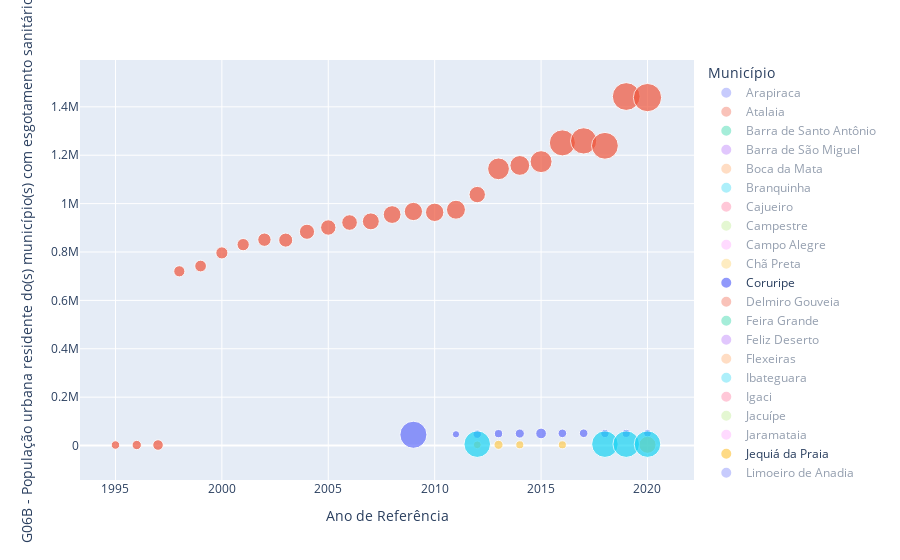

Here is the notebook cell this chart was saved with:
### Code cell
px.scatter(data_frame = df_AL, x='Ano de Referência', y='G06B - População urbana residente do(s) município(s) com esgotamento sanitário', color = 'Município', size = 'IN004 - Tarifa média praticada', )

### Figure 1 — Plotly figure (JSON) as saved in the notebook; plotly's stock layout.template omitted (floating-point values rounded to 4 significant figures)
{"data": [{"hovertemplate": "Município=Arapiraca<br>Ano de Referência=%{x}<br>G06B - População urbana residente do(s) município(s) com esgotamento sanitário=%{y}<br>IN004 - Tarifa média praticada=%{marker.size}<extra></extra>", "legendgroup": "Arapiraca", "marker": {"color": "#636efa", "size": [0.93, 0.93, 0.93, 0.93], "sizemode": "area", "sizeref": 0.01567, "symbol": "circle"}, "mode": "markers", "name": "Arapiraca", "orientation": "v", "showlegend": true, "type": "scatter", "visible": "legendonly", "x": [2012, 2013, 2014, 2015], "xaxis": "x", "y": [184987, 193043, 194475, 195937], "yaxis": "y"}, {"hovertemplate": "Município=Atalaia<br>Ano de Referência=%{x}<br>G06B - População urbana residente do(s) município(s) com esgotamento sanitário=%{y}<br>IN004 - Tarifa média praticada=%{marker.size}<extra></extra>", "legendgroup": "Atalaia", "marker": {"color": "#EF553B", "size": [0.93, 0.81, 1.1, 0.55, 0.66, 0.69, 0.96, 0, 2.18], "sizemode": "area", "sizeref": 0.01567, "symbol": "circle"}, "mode": "markers", "name": "Atalaia", "orientation": "v", "showlegend": true, "type": "scatter", "visible": "legendonly", "x": [1999, 2000, 2001, 2002, 2003, 2004, 2006, 2007, 2020], "xaxis": "x", "y": [0, 0, 0, 0, 0, 0, 0, 0, 0], "yaxis": "y"}, {"hovertemplate": "Município=Barra de Santo Antônio<br>Ano de Referência=%{x}<br>G06B - População urbana residente do(s) município(s) com esgotamento sanitário=%{y}<br>IN004 - Tarifa média praticada=%{marker.size}<extra></extra>", "legendgroup": "Barra de Santo Antônio", "marker": {"color": "#00cc96", "size": [2.64], "sizemode": "area", "sizeref": 0.01567, "symbol": "circle"}, "mode": "markers", "name": "Barra de Santo Antônio", "orientation": "v", "showlegend": true, "type": "scatter", "visible": "legendonly", "x": [2013], "xaxis": "x", "y": [0], "yaxis": "y"}, {"hovertemplate": "Município=Barra de São Miguel<br>Ano de Referência=%{x}<br>G06B - População urbana residente do(s) município(s) com esgotamento sanitário=%{y}<br>IN004 - Tarifa média praticada=%{marker.size}<extra></extra>", "legendgroup": "Barra de São Miguel", "marker": {"color": "#ab63fa", "size": [2.64], "sizemode": "area", "sizeref": 0.01567, "symbol": "circle"}, "mode": "markers", "name": "Barra de São Miguel", "orientation": "v", "showlegend": true, "type": "scatter", "visible": "legendonly", "x": [2012], "xaxis": "x", "y": [6677], "yaxis": "y"}, {"hovertemplate": "Município=Boca da Mata<br>Ano de Referência=%{x}<br>G06B - População urbana residente do(s) município(s) com esgotamento sanitário=%{y}<br>IN004 - Tarifa média praticada=%{marker.size}<extra></extra>", "legendgroup": "Boca da Mata", "marker": {"color": "#FFA15A", "size": [0.67, 0.67, 0.09, 0.09, 0.09, 1.01, 1.4, 1.56, 1.64, 1.45, 1.52, 1.65, 1.42, 3.33, 3.76, 3.37, 3.42, 3.82, 3.42, 4.73], "sizemode": "area", "sizeref": 0.01567, "symbol": "circle"}, "mode": "markers", "name": "Boca da Mata", "orientation": "v", "showlegend": true, "type": "scatter", "visible": "legendonly", "x": [1999, 2000, 2001, 2002, 2003, 2004, 2005, 2006, 2007, 2009, 2010, 2012, 2013, 2014, 2015, 2016, 2017, 2018, 2019, 2020], "xaxis": "x", "y": [0, 0, 0, 0, 0, 0, 0, 0, 0, 0, 0, 0, 0, 0, 0, 0, 0, 0, 0, 0], "yaxis": "y"}, {"hovertemplate": "Município=Branquinha<br>Ano de Referência=%{x}<br>G06B - População urbana residente do(s) município(s) com esgotamento sanitário=%{y}<br>IN004 - Tarifa média praticada=%{marker.size}<extra></extra>", "legendgroup": "Branquinha", "marker": {"color": "#19d3f3", "size": [0.29, 0.16, 0.36, 0.38], "sizemode": "area", "sizeref": 0.01567, "symbol": "circle"}, "mode": "markers", "name": "Branquinha", "orientation": "v", "showlegend": true, "type": "scatter", "visible": "legendonly", "x": [2005, 2006, 2007, 2008], "xaxis": "x", "y": [0, 0, 0, 0], "yaxis": "y"}, {"hovertemplate": "Município=Cajueiro<br>Ano de Referência=%{x}<br>G06B - População urbana residente do(s) município(s) com esgotamento sanitário=%{y}<br>IN004 - Tarifa média praticada=%{marker.size}<extra></extra>", "legendgroup": "Cajueiro", "marker": {"color": "#FF6692", "size": [0.5, 0.77, 0.68, 0.61, 0.68, 0.77, 0.92, 0.99, 1.05, 1.05, 1.43, 1.43, 1.43, 1.43, 1.61, 2.01, 1.95, 2.64, 2.5, 2.64, 1.64, 1.45, 1.5, 1.65], "sizemode": "area", "sizeref": 0.01567, "symbol": "circle"}, "mode": "markers", "name": "Cajueiro", "orientation": "v", "showlegend": true, "type": "scatter", "visible": "legendonly", "x": [1997, 1998, 1999, 2000, 2001, 2002, 2003, 2004, 2005, 2006, 2007, 2008, 2009, 2010, 2011, 2012, 2013, 2014, 2015, 2016, 2017, 2018, 2019, 2020], "xaxis": "x", "y": [0, 0, 0, 0, 0, 0, 0, 0, 0, 14255, 16024, 16498, 16622, 16484, 16574, 16659, 17349, 17172, 17248, 17319, 17386, 17118, 17175, 17229], "yaxis": "y"}, {"hovertemplate": "Município=Campestre<br>Ano de Referência=%{x}<br>G06B - População urbana residente do(s) município(s) com esgotamento sanitário=%{y}<br>IN004 - Tarifa média praticada=%{marker.size}<extra></extra>", "legendgroup": "Campestre", "marker": {"color": "#B6E880", "size": [1.65, 1.65, 1.65, 0], "sizemode": "area", "sizeref": 0.01567, "symbol": "circle"}, "mode": "markers", "name": "Campestre", "orientation": "v", "showlegend": true, "type": "scatter", "visible": "legendonly", "x": [2016, 2017, 2018, 2020], "xaxis": "x", "y": [5879, 5898, 5809, 5839], "yaxis": "y"}, {"hovertemplate": "Município=Campo Alegre<br>Ano de Referência=%{x}<br>G06B - População urbana residente do(s) município(s) com esgotamento sanitário=%{y}<br>IN004 - Tarifa média praticada=%{marker.size}<extra></extra>", "legendgroup": "Campo Alegre", "marker": {"color": "#FF97FF", "size": [0, 0, 0, 0, 0, 0, 1.24, 0.7, 0.91, 0.98, 0.89], "sizemode": "area", "sizeref": 0.01567, "symbol": "circle"}, "mode": "markers", "name": "Campo Alegre", "orientation": "v", "showlegend": true, "type": "scatter", "visible": "legendonly", "x": [2009, 2010, 2011, 2012, 2013, 2014, 2016, 2017, 2018, 2019, 2020], "xaxis": "x", "y": [19375, 22161, 22496, 22820, 24056, 24341, 24861, 25097, 24674, 24885, 25092], "yaxis": "y"}, {"hovertemplate": "Município=Chã Preta<br>Ano de Referência=%{x}<br>G06B - População urbana residente do(s) município(s) com esgotamento sanitário=%{y}<br>IN004 - Tarifa média praticada=%{marker.size}<extra></extra>", "legendgroup": "Chã Preta", "marker": {"color": "#FECB52", "size": [0.89, 0.48, 0.43, 0.52, 0.5, 5.75], "sizemode": "area", "sizeref": 0.01567, "symbol": "circle"}, "mode": "markers", "name": "Chã Preta", "orientation": "v", "showlegend": true, "type": "scatter", "visible": "legendonly", "x": [2005, 2006, 2007, 2010, 2011, 2020], "xaxis": "x", "y": [25092, 25092, 25092, 25092, 25092, 25092], "yaxis": "y"}, {"hovertemplate": "Município=Coruripe<br>Ano de Referência=%{x}<br>G06B - População urbana residente do(s) município(s) com esgotamento sanitário=%{y}<br>IN004 - Tarifa média praticada=%{marker.size}<extra></extra>", "legendgroup": "Coruripe", "marker": {"color": "#636efa", "size": [5.75, 0.42, 0.55, 0.53, 0.65, 0.89, 0.58, 0.58, 0.54, 0.51, 0.48], "sizemode": "area", "sizeref": 0.01567, "symbol": "circle"}, "mode": "markers", "name": "Coruripe", "orientation": "v", "showlegend": true, "type": "scatter", "x": [2009, 2011, 2012, 2013, 2014, 2015, 2016, 2017, 2018, 2019, 2020], "xaxis": "x", "y": [44639, 46561, 47009, 49150, 49596, 50018, 50414, 50784, 49957, 50285, 50604], "yaxis": "y"}, {"hovertemplate": "Município=Delmiro Gouveia<br>Ano de Referência=%{x}<br>G06B - População urbana residente do(s) município(s) com esgotamento sanitário=%{y}<br>IN004 - Tarifa média praticada=%{marker.size}<extra></extra>", "legendgroup": "Delmiro Gouveia", "marker": {"color": "#EF553B", "size": [0.48, 0.48, 0.48, 0.48, 0.48, 0.48, 0.48], "sizemode": "area", "sizeref": 0.01567, "symbol": "circle"}, "mode": "markers", "name": "Delmiro Gouveia", "orientation": "v", "showlegend": true, "type": "scatter", "visible": "legendonly", "x": [2010, 2011, 2012, 2013, 2014, 2015, 2020], "xaxis": "x", "y": [34854, 35142, 35419, 36958, 37211, 37681, 37873], "yaxis": "y"}, {"hovertemplate": "Município=Feira Grande<br>Ano de Referência=%{x}<br>G06B - População urbana residente do(s) município(s) com esgotamento sanitário=%{y}<br>IN004 - Tarifa média praticada=%{marker.size}<extra></extra>", "legendgroup": "Feira Grande", "marker": {"color": "#00cc96", "size": [0.5], "sizemode": "area", "sizeref": 0.01567, "symbol": "circle"}, "mode": "markers", "name": "Feira Grande", "orientation": "v", "showlegend": true, "type": "scatter", "visible": "legendonly", "x": [2020], "xaxis": "x", "y": [3559], "yaxis": "y"}, {"hovertemplate": "Município=Feliz Deserto<br>Ano de Referência=%{x}<br>G06B - População urbana residente do(s) município(s) com esgotamento sanitário=%{y}<br>IN004 - Tarifa média praticada=%{marker.size}<extra></extra>", "legendgroup": "Feliz Deserto", "marker": {"color": "#ab63fa", "size": [1.52, 1.52, 1.52], "sizemode": "area", "sizeref": 0.01567, "symbol": "circle"}, "mode": "markers", "name": "Feliz Deserto", "orientation": "v", "showlegend": true, "type": "scatter", "visible": "legendonly", "x": [2012, 2019, 2020], "xaxis": "x", "y": [3591, 3591, 3591], "yaxis": "y"}, {"hovertemplate": "Município=Flexeiras<br>Ano de Referência=%{x}<br>G06B - População urbana residente do(s) município(s) com esgotamento sanitário=%{y}<br>IN004 - Tarifa média praticada=%{marker.size}<extra></extra>", "legendgroup": "Flexeiras", "marker": {"color": "#FFA15A", "size": [1.52, 1.52], "sizemode": "area", "sizeref": 0.01567, "symbol": "circle"}, "mode": "markers", "name": "Flexeiras", "orientation": "v", "showlegend": true, "type": "scatter", "visible": "legendonly", "x": [2014, 2020], "xaxis": "x", "y": [8385, 8331], "yaxis": "y"}, {"hovertemplate": "Município=Ibateguara<br>Ano de Referência=%{x}<br>G06B - População urbana residente do(s) município(s) com esgotamento sanitário=%{y}<br>IN004 - Tarifa média praticada=%{marker.size}<extra></extra>", "legendgroup": "Ibateguara", "marker": {"color": "#19d3f3", "size": [1.52], "sizemode": "area", "sizeref": 0.01567, "symbol": "circle"}, "mode": "markers", "name": "Ibateguara", "orientation": "v", "showlegend": true, "type": "scatter", "visible": "legendonly", "x": [2020], "xaxis": "x", "y": [9630], "yaxis": "y"}, {"hovertemplate": "Município=Igaci<br>Ano de Referência=%{x}<br>G06B - População urbana residente do(s) município(s) com esgotamento sanitário=%{y}<br>IN004 - Tarifa média praticada=%{marker.size}<extra></extra>", "legendgroup": "Igaci", "marker": {"color": "#FF6692", "size": [1.52], "sizemode": "area", "sizeref": 0.01567, "symbol": "circle"}, "mode": "markers", "name": "Igaci", "orientation": "v", "showlegend": true, "type": "scatter", "visible": "legendonly", "x": [2020], "xaxis": "x", "y": [6288], "yaxis": "y"}, {"hovertemplate": "Município=Jacuípe<br>Ano de Referência=%{x}<br>G06B - População urbana residente do(s) município(s) com esgotamento sanitário=%{y}<br>IN004 - Tarifa média praticada=%{marker.size}<extra></extra>", "legendgroup": "Jacuípe", "marker": {"color": "#B6E880", "size": [1.52], "sizemode": "area", "sizeref": 0.01567, "symbol": "circle"}, "mode": "markers", "name": "Jacuípe", "orientation": "v", "showlegend": true, "type": "scatter", "visible": "legendonly", "x": [2011], "xaxis": "x", "y": [4340], "yaxis": "y"}, {"hovertemplate": "Município=Jaramataia<br>Ano de Referência=%{x}<br>G06B - População urbana residente do(s) município(s) com esgotamento sanitário=%{y}<br>IN004 - Tarifa média praticada=%{marker.size}<extra></extra>", "legendgroup": "Jaramataia", "marker": {"color": "#FF97FF", "size": [1.52, 1.52], "sizemode": "area", "sizeref": 0.01567, "symbol": "circle"}, "mode": "markers", "name": "Jaramataia", "orientation": "v", "showlegend": true, "type": "scatter", "visible": "legendonly", "x": [2018, 2019], "xaxis": "x", "y": [2933, 3024], "yaxis": "y"}, {"hovertemplate": "Município=Jequiá da Praia<br>Ano de Referência=%{x}<br>G06B - População urbana residente do(s) município(s) com esgotamento sanitário=%{y}<br>IN004 - Tarifa média praticada=%{marker.size}<extra></extra>", "legendgroup": "Jequiá da Praia", "marker": {"color": "#FECB52", "size": [0.48, 0.65, 0.51, 0.51, 2.28], "sizemode": "area", "sizeref": 0.01567, "symbol": "circle"}, "mode": "markers", "name": "Jequiá da Praia", "orientation": "v", "showlegend": true, "type": "scatter", "visible": true, "x": [2012, 2013, 2014, 2016, 2020], "xaxis": "x", "y": [3024, 3024, 3024, 3024, 3024], "yaxis": "y"}, {"hovertemplate": "Município=Limoeiro de Anadia<br>Ano de Referência=%{x}<br>G06B - População urbana residente do(s) município(s) com esgotamento sanitário=%{y}<br>IN004 - Tarifa média praticada=%{marker.size}<extra></extra>", "legendgroup": "Limoeiro de Anadia", "marker": {"color": "#636efa", "size": [0.17, 0.15, 5.39, 5.39, 5.39], "sizemode": "area", "sizeref": 0.01567, "symbol": "circle"}, "mode": "markers", "name": "Limoeiro de Anadia", "orientation": "v", "showlegend": true, "type": "scatter", "visible": "legendonly", "x": [2009, 2010, 2014, 2015, 2016], "xaxis": "x", "y": [3024, 2246, 2246, 2246, 2246], "yaxis": "y"}, {"hovertemplate": "Município=Maceió<br>Ano de Referência=%{x}<br>G06B - População urbana residente do(s) município(s) com esgotamento sanitário=%{y}<br>IN004 - Tarifa média praticada=%{marker.size}<extra></extra>", "legendgroup": "Maceió", "marker": {"color": "#EF553B", "size": [0.57, 0.68, 0.88, 0.98, 1.08, 1.15, 1.18, 1.4, 1.55, 1.8, 1.86, 1.91, 2.25, 2.48, 2.62, 2.65, 2.82, 2.11, 3.71, 3.07, 3.78, 5.32, 5.41, 5.63, 6.05, 6.27], "sizemode": "area", "sizeref": 0.01567, "symbol": "circle"}, "mode": "markers", "name": "Maceió", "orientation": "v", "showlegend": true, "type": "scatter", "visible": true, "x": [1995, 1996, 1997, 1998, 1999, 2000, 2001, 2002, 2003, 2004, 2005, 2006, 2007, 2008, 2009, 2010, 2011, 2012, 2013, 2014, 2015, 2016, 2017, 2018, 2019, 2020], "xaxis": "x", "y": [2246, 2246, 2246, 720222, 742026, 796234, 830426, 850895, 849106, 883684, 901249, 921812, 926655, 954752, 967473, 963943, 974776, 1037395, 1143687, 1157776, 1173421, 1250978, 1259291, 1238997, 1442610, 1438282], "yaxis": "y"}, {"hovertemplate": "Município=Mar Vermelho<br>Ano de Referência=%{x}<br>G06B - População urbana residente do(s) município(s) com esgotamento sanitário=%{y}<br>IN004 - Tarifa média praticada=%{marker.size}<extra></extra>", "legendgroup": "Mar Vermelho", "marker": {"color": "#00cc96", "size": [6.27], "sizemode": "area", "sizeref": 0.01567, "symbol": "circle"}, "mode": "markers", "name": "Mar Vermelho", "orientation": "v", "showlegend": true, "type": "scatter", "visible": "legendonly", "x": [2020], "xaxis": "x", "y": [1567], "yaxis": "y"}, {"hovertemplate": "Município=Marechal Deodoro<br>Ano de Referência=%{x}<br>G06B - População urbana residente do(s) município(s) com esgotamento sanitário=%{y}<br>IN004 - Tarifa média praticada=%{marker.size}<extra></extra>", "legendgroup": "Marechal Deodoro", "marker": {"color": "#ab63fa", "size": [0.72, 0.8, 0.85, 0.89, 1.25, 1.32, 1.6, 1.68, 1.77, 1.84, 1.92, 1.92, 2.49, 2.49, 2.57, 2.51, 2.75, 2.93, 2.5, 2.69, 2.32, 1.83], "sizemode": "area", "sizeref": 0.01567, "symbol": "circle"}, "mode": "markers", "name": "Marechal Deodoro", "orientation": "v", "showlegend": true, "type": "scatter", "visible": "legendonly", "x": [1997, 1998, 1999, 2000, 2002, 2003, 2004, 2005, 2006, 2007, 2008, 2009, 2010, 2011, 2012, 2013, 2014, 2015, 2017, 2018, 2019, 2020], "xaxis": "x", "y": [0, 0, 0, 0, 0, 0, 0, 0, 0, 0, 0, 39644, 43392, 44125, 44833, 47050, 47672, 48257, 49322, 48476, 48983, 49435], "yaxis": "y"}, {"hovertemplate": "Município=Messias<br>Ano de Referência=%{x}<br>G06B - População urbana residente do(s) município(s) com esgotamento sanitário=%{y}<br>IN004 - Tarifa média praticada=%{marker.size}<extra></extra>", "legendgroup": "Messias", "marker": {"color": "#FFA15A", "size": [1.83, 1.83, 1.83], "sizemode": "area", "sizeref": 0.01567, "symbol": "circle"}, "mode": "markers", "name": "Messias", "orientation": "v", "showlegend": true, "type": "scatter", "visible": "legendonly", "x": [2012, 2013, 2014], "xaxis": "x", "y": [14818, 15562, 15780], "yaxis": "y"}, {"hovertemplate": "Município=Murici<br>Ano de Referência=%{x}<br>G06B - População urbana residente do(s) município(s) com esgotamento sanitário=%{y}<br>IN004 - Tarifa média praticada=%{marker.size}<extra></extra>", "legendgroup": "Murici", "marker": {"color": "#19d3f3", "size": [1.83], "sizemode": "area", "sizeref": 0.01567, "symbol": "circle"}, "mode": "markers", "name": "Murici", "orientation": "v", "showlegend": true, "type": "scatter", "visible": "legendonly", "x": [2009], "xaxis": "x", "y": [21605], "yaxis": "y"}, {"hovertemplate": "Município=Novo Lino<br>Ano de Referência=%{x}<br>G06B - População urbana residente do(s) município(s) com esgotamento sanitário=%{y}<br>IN004 - Tarifa média praticada=%{marker.size}<extra></extra>", "legendgroup": "Novo Lino", "marker": {"color": "#FF6692", "size": [1.83], "sizemode": "area", "sizeref": 0.01567, "symbol": "circle"}, "mode": "markers", "name": "Novo Lino", "orientation": "v", "showlegend": true, "type": "scatter", "visible": "legendonly", "x": [2018], "xaxis": "x", "y": [7665], "yaxis": "y"}, {"hovertemplate": "Município=Olho d Água do Casado<br>Ano de Referência=%{x}<br>G06B - População urbana residente do(s) município(s) com esgotamento sanitário=%{y}<br>IN004 - Tarifa média praticada=%{marker.size}<extra></extra>", "legendgroup": "Olho d Água do Casado", "marker": {"color": "#B6E880", "size": [1.83], "sizemode": "area", "sizeref": 0.01567, "symbol": "circle"}, "mode": "markers", "name": "Olho d Água do Casado", "orientation": "v", "showlegend": true, "type": "scatter", "visible": "legendonly", "x": [2020], "xaxis": "x", "y": [4478], "yaxis": "y"}, {"hovertemplate": "Município=Penedo<br>Ano de Referência=%{x}<br>G06B - População urbana residente do(s) município(s) com esgotamento sanitário=%{y}<br>IN004 - Tarifa média praticada=%{marker.size}<extra></extra>", "legendgroup": "Penedo", "marker": {"color": "#FF97FF", "size": [0.6, 0.59, 0.62, 0.7, 0.8, 0.87, 0.98, 1.04, 1.21, 1.23, 1.42, 1.37, 1.5, 1.44, 2.09, 2.59, 2.79, 2.95, 4.39, 4.61, 4.28, 3.96], "sizemode": "area", "sizeref": 0.01567, "symbol": "circle"}, "mode": "markers", "name": "Penedo", "orientation": "v", "showlegend": true, "type": "scatter", "visible": "legendonly", "x": [1999, 2000, 2001, 2002, 2003, 2004, 2005, 2006, 2007, 2008, 2009, 2010, 2011, 2012, 2013, 2014, 2015, 2016, 2017, 2018, 2019, 2020], "xaxis": "x", "y": [0, 0, 0, 0, 0, 0, 0, 0, 0, 0, 0, 0, 0, 0, 0, 0, 0, 0, 0, 0, 0, 0], "yaxis": "y"}, {"hovertemplate": "Município=Piaçabuçu<br>Ano de Referência=%{x}<br>G06B - População urbana residente do(s) município(s) com esgotamento sanitário=%{y}<br>IN004 - Tarifa média praticada=%{marker.size}<extra></extra>", "legendgroup": "Piaçabuçu", "marker": {"color": "#FECB52", "size": [3.96], "sizemode": "area", "sizeref": 0.01567, "symbol": "circle"}, "mode": "markers", "name": "Piaçabuçu", "orientation": "v", "showlegend": true, "type": "scatter", "visible": "legendonly", "x": [2020], "xaxis": "x", "y": [10827], "yaxis": "y"}, {"hovertemplate": "Município=Pilar<br>Ano de Referência=%{x}<br>G06B - População urbana residente do(s) município(s) com esgotamento sanitário=%{y}<br>IN004 - Tarifa média praticada=%{marker.size}<extra></extra>", "legendgroup": "Pilar", "marker": {"color": "#636efa", "size": [0.47, 0.47, 0.82, 0.82, 1.48], "sizemode": "area", "sizeref": 0.01567, "symbol": "circle"}, "mode": "markers", "name": "Pilar", "orientation": "v", "showlegend": true, "type": "scatter", "visible": "legendonly", "x": [2012, 2013, 2014, 2015, 2020], "xaxis": "x", "y": [10827, 10827, 33566, 33701, 33622], "yaxis": "y"}, {"hovertemplate": "Município=Porto Calvo<br>Ano de Referência=%{x}<br>G06B - População urbana residente do(s) município(s) com esgotamento sanitário=%{y}<br>IN004 - Tarifa média praticada=%{marker.size}<extra></extra>", "legendgroup": "Porto Calvo", "marker": {"color": "#EF553B", "size": [1.48, 1.48, 1.48, 1.48], "sizemode": "area", "sizeref": 0.01567, "symbol": "circle"}, "mode": "markers", "name": "Porto Calvo", "orientation": "v", "showlegend": true, "type": "scatter", "visible": "legendonly", "x": [2017, 2018, 2019, 2020], "xaxis": "x", "y": [33622, 33622, 33622, 33622], "yaxis": "y"}, {"hovertemplate": "Município=Porto Real do Colégio<br>Ano de Referência=%{x}<br>G06B - População urbana residente do(s) município(s) com esgotamento sanitário=%{y}<br>IN004 - Tarifa média praticada=%{marker.size}<extra></extra>", "legendgroup": "Porto Real do Colégio", "marker": {"color": "#00cc96", "size": [0.65, 0.72, 0.75, 0.98, 0.96, 0.96], "sizemode": "area", "sizeref": 0.01567, "symbol": "circle"}, "mode": "markers", "name": "Porto Real do Colégio", "orientation": "v", "showlegend": true, "type": "scatter", "visible": "legendonly", "x": [2001, 2002, 2003, 2005, 2006, 2010], "xaxis": "x", "y": [0, 0, 0, 0, 0, 6606], "yaxis": "y"}, {"hovertemplate": "Município=Pão de Açúcar<br>Ano de Referência=%{x}<br>G06B - População urbana residente do(s) município(s) com esgotamento sanitário=%{y}<br>IN004 - Tarifa média praticada=%{marker.size}<extra></extra>", "legendgroup": "Pão de Açúcar", "marker": {"color": "#ab63fa", "size": [0.53, 0.6, 0.73, 0.74, 0.78, 1.04, 1.15, 1.27, 1.36, 1.34, 1.57, 1.57, 1.86, 1.9, 1.78, 1.67, 1.85, 1.6, 1.89, 4.22, 4.56, 5.53], "sizemode": "area", "sizeref": 0.01567, "symbol": "circle"}, "mode": "markers", "name": "Pão de Açúcar", "orientation": "v", "showlegend": true, "type": "scatter", "visible": "legendonly", "x": [1998, 1999, 2000, 2001, 2002, 2003, 2004, 2005, 2006, 2007, 2008, 2009, 2010, 2011, 2012, 2013, 2014, 2015, 2016, 2017, 2018, 2020], "xaxis": "x", "y": [0, 0, 0, 0, 0, 0, 0, 0, 0, 0, 0, 0, 0, 0, 0, 0, 0, 0, 0, 0, 0, 0], "yaxis": "y"}, {"hovertemplate": "Município=Quebrangulo<br>Ano de Referência=%{x}<br>G06B - População urbana residente do(s) município(s) com esgotamento sanitário=%{y}<br>IN004 - Tarifa média praticada=%{marker.size}<extra></extra>", "legendgroup": "Quebrangulo", "marker": {"color": "#FFA15A", "size": [5.53], "sizemode": "area", "sizeref": 0.01567, "symbol": "circle"}, "mode": "markers", "name": "Quebrangulo", "orientation": "v", "showlegend": true, "type": "scatter", "visible": "legendonly", "x": [2010], "xaxis": "x", "y": [6474], "yaxis": "y"}, {"hovertemplate": "Município=Roteiro<br>Ano de Referência=%{x}<br>G06B - População urbana residente do(s) município(s) com esgotamento sanitário=%{y}<br>IN004 - Tarifa média praticada=%{marker.size}<extra></extra>", "legendgroup": "Roteiro", "marker": {"color": "#19d3f3", "size": [5.53, 5.53, 5.53, 5.53], "sizemode": "area", "sizeref": 0.01567, "symbol": "circle"}, "mode": "markers", "name": "Roteiro", "orientation": "v", "showlegend": true, "type": "scatter", "x": [2012, 2018, 2019, 2020], "xaxis": "x", "y": [5787, 5851, 5837, 5824], "yaxis": "y"}, {"hovertemplate": "Município=Santana do Mundaú<br>Ano de Referência=%{x}<br>G06B - População urbana residente do(s) município(s) com esgotamento sanitário=%{y}<br>IN004 - Tarifa média praticada=%{marker.size}<extra></extra>", "legendgroup": "Santana do Mundaú", "marker": {"color": "#FF6692", "size": [5.53, 0, 0, 0, 0], "sizemode": "area", "sizeref": 0.01567, "symbol": "circle"}, "mode": "markers", "name": "Santana do Mundaú", "orientation": "v", "showlegend": true, "type": "scatter", "visible": "legendonly", "x": [2012, 2013, 2014, 2015, 2020], "xaxis": "x", "y": [5824, 5824, 5824, 5824, 5517], "yaxis": "y"}, {"hovertemplate": "Município=São José da Laje<br>Ano de Referência=%{x}<br>G06B - População urbana residente do(s) município(s) com esgotamento sanitário=%{y}<br>IN004 - Tarifa média praticada=%{marker.size}<extra></extra>", "legendgroup": "São José da Laje", "marker": {"color": "#B6E880", "size": [1.8, 1.28, 3.47, 4.01, 3.92], "sizemode": "area", "sizeref": 0.01567, "symbol": "circle"}, "mode": "markers", "name": "São José da Laje", "orientation": "v", "showlegend": true, "type": "scatter", "visible": "legendonly", "x": [2012, 2013, 2018, 2019, 2020], "xaxis": "x", "y": [15540, 16179, 16179, 16179, 16179], "yaxis": "y"}, {"hovertemplate": "Município=São Luís do Quitunde<br>Ano de Referência=%{x}<br>G06B - População urbana residente do(s) município(s) com esgotamento sanitário=%{y}<br>IN004 - Tarifa média praticada=%{marker.size}<extra></extra>", "legendgroup": "São Luís do Quitunde", "marker": {"color": "#FF97FF", "size": [1.35, 1.43], "sizemode": "area", "sizeref": 0.01567, "symbol": "circle"}, "mode": "markers", "name": "São Luís do Quitunde", "orientation": "v", "showlegend": true, "type": "scatter", "visible": "legendonly", "x": [2005, 2006], "xaxis": "x", "y": [16179, 16179], "yaxis": "y"}, {"hovertemplate": "Município=São Miguel dos Campos<br>Ano de Referência=%{x}<br>G06B - População urbana residente do(s) município(s) com esgotamento sanitário=%{y}<br>IN004 - Tarifa média praticada=%{marker.size}<extra></extra>", "legendgroup": "São Miguel dos Campos", "marker": {"color": "#FECB52", "size": [1.43, 0.99, 0.69, 0.81, 1.07, 1.13, 1.36, 1.61, 1.61, 2.1, 2.09, 2.15, 2.55, 2.11, 2.18, 2.13, 2.1, 2.05, 2.04], "sizemode": "area", "sizeref": 0.01567, "symbol": "circle"}, "mode": "markers", "name": "São Miguel dos Campos", "orientation": "v", "showlegend": true, "type": "scatter", "visible": "legendonly", "x": [1999, 2000, 2001, 2003, 2005, 2006, 2007, 2008, 2010, 2011, 2012, 2013, 2014, 2015, 2016, 2017, 2018, 2019, 2020], "xaxis": "x", "y": [16179, 35801, 47079, 29653, 29794, 29843, 46708, 48157, 52566, 53419, 54244, 56900, 57625, 58308, 58949, 59549, 58536, 58994, 59520], "yaxis": "y"}, {"hovertemplate": "Município=São Miguel dos Milagres<br>Ano de Referência=%{x}<br>G06B - População urbana residente do(s) município(s) com esgotamento sanitário=%{y}<br>IN004 - Tarifa média praticada=%{marker.size}<extra></extra>", "legendgroup": "São Miguel dos Milagres", "marker": {"color": "#636efa", "size": [0.76, 1.04, 2.11], "sizemode": "area", "sizeref": 0.01567, "symbol": "circle"}, "mode": "markers", "name": "São Miguel dos Milagres", "orientation": "v", "showlegend": true, "type": "scatter", "visible": "legendonly", "x": [2006, 2011, 2020], "xaxis": "x", "y": [59520, 2293, 2293], "yaxis": "y"}, {"hovertemplate": "Município=Tanque d Arca<br>Ano de Referência=%{x}<br>G06B - População urbana residente do(s) município(s) com esgotamento sanitário=%{y}<br>IN004 - Tarifa média praticada=%{marker.size}<extra></extra>", "legendgroup": "Tanque d Arca", "marker": {"color": "#EF553B", "size": [0], "sizemode": "area", "sizeref": 0.01567, "symbol": "circle"}, "mode": "markers", "name": "Tanque d Arca", "orientation": "v", "showlegend": true, "type": "scatter", "x": [2020], "xaxis": "x", "y": [2293], "yaxis": "y"}, {"hovertemplate": "Município=Taquarana<br>Ano de Referência=%{x}<br>G06B - População urbana residente do(s) município(s) com esgotamento sanitário=%{y}<br>IN004 - Tarifa média praticada=%{marker.size}<extra></extra>", "legendgroup": "Taquarana", "marker": {"color": "#00cc96", "size": [0, 0, 0], "sizemode": "area", "sizeref": 0.01567, "symbol": "circle"}, "mode": "markers", "name": "Taquarana", "orientation": "v", "showlegend": true, "type": "scatter", "x": [2016, 2017, 2018], "xaxis": "x", "y": [7728, 7770, 7647], "yaxis": "y"}, {"hovertemplate": "Município=Teotônio Vilela<br>Ano de Referência=%{x}<br>G06B - População urbana residente do(s) município(s) com esgotamento sanitário=%{y}<br>IN004 - Tarifa média praticada=%{marker.size}<extra></extra>", "legendgroup": "Teotônio Vilela", "marker": {"color": "#ab63fa", "size": [0.59, 0.86, 0.86, 1.29, 1.69, 1.57, 1.06, 1.11, 1.41, 2.92, 1.49], "sizemode": "area", "sizeref": 0.01567, "symbol": "circle"}, "mode": "markers", "name": "Teotônio Vilela", "orientation": "v", "showlegend": true, "type": "scatter", "visible": "legendonly", "x": [2010, 2011, 2012, 2013, 2014, 2015, 2016, 2017, 2018, 2019, 2020], "xaxis": "x", "y": [7647, 7647, 7647, 7647, 37104, 37335, 37552, 37755, 37159, 37335, 37507], "yaxis": "y"}, {"hovertemplate": "Município=União dos Palmares<br>Ano de Referência=%{x}<br>G06B - População urbana residente do(s) município(s) com esgotamento sanitário=%{y}<br>IN004 - Tarifa média praticada=%{marker.size}<extra></extra>", "legendgroup": "União dos Palmares", "marker": {"color": "#FFA15A", "size": [0.79, 0.92, 0.96, 1.03, 0.99, 1, 1.15, 1.34, 1.38, 1.37, 1.48, 1.8, 1.81, 1.9, 1.98, 2.4, 2.36, 2.21, 2.89, 3.27, 3.45, 3.22], "sizemode": "area", "sizeref": 0.01567, "symbol": "circle"}, "mode": "markers", "name": "União dos Palmares", "orientation": "v", "showlegend": true, "type": "scatter", "visible": "legendonly", "x": [1998, 2000, 2001, 2002, 2003, 2004, 2005, 2006, 2007, 2008, 2009, 2010, 2011, 2012, 2013, 2014, 2015, 2016, 2017, 2018, 2019, 2020], "xaxis": "x", "y": [0, 0, 0, 0, 38107, 38107, 38107, 38107, 38107, 38107, 38107, 38107, 38107, 38107, 38107, 50254, 50447, 50629, 50799, 50022, 50137, 50274], "yaxis": "y"}, {"hovertemplate": "Município=Viçosa<br>Ano de Referência=%{x}<br>G06B - População urbana residente do(s) município(s) com esgotamento sanitário=%{y}<br>IN004 - Tarifa média praticada=%{marker.size}<extra></extra>", "legendgroup": "Viçosa", "marker": {"color": "#19d3f3", "size": [0.57, 1.43, 1.45, 1.56, 1.43, 1.45, 1.82, 1.92, 2.16, 2.49, 2.99, 2.79, 3.29, 3.39, 4.42], "sizemode": "area", "sizeref": 0.01567, "symbol": "circle"}, "mode": "markers", "name": "Viçosa", "orientation": "v", "showlegend": true, "type": "scatter", "visible": "legendonly", "x": [2006, 2007, 2008, 2009, 2010, 2011, 2012, 2013, 2014, 2015, 2016, 2017, 2018, 2019, 2020], "xaxis": "x", "y": [50274, 50274, 50274, 50274, 50274, 50274, 50274, 50274, 50274, 50274, 50274, 50274, 50274, 50274, 50274], "yaxis": "y"}, {"hovertemplate": "Município=Água Branca<br>Ano de Referência=%{x}<br>G06B - População urbana residente do(s) município(s) com esgotamento sanitário=%{y}<br>IN004 - Tarifa média praticada=%{marker.size}<extra></extra>", "legendgroup": "Água Branca", "marker": {"color": "#FF6692", "size": [4.42, 4.42, 4.42], "sizemode": "area", "sizeref": 0.01567, "symbol": "circle"}, "mode": "markers", "name": "Água Branca", "orientation": "v", "showlegend": true, "type": "scatter", "visible": "legendonly", "x": [2016, 2017, 2020], "xaxis": "x", "y": [5376, 5388, 5326], "yaxis": "y"}], "layout": {"autosize": true, "legend": {"itemsizing": "constant", "title": {"text": "Município"}, "tracegroupgap": 0}, "margin": {"t": 60}, "xaxis": {"anchor": "y", "autorange": true, "domain": [0, 1], "range": [1993.0, 2022.0], "title": {"text": "Ano de Referência"}, "type": "linear"}, "yaxis": {"anchor": "x", "autorange": true, "domain": [0, 1], "range": [-215800.0, 1670000.0], "title": {"text": "G06B - População urbana residente do(s) município(s) com esgotamento sanitário"}, "type": "linear"}}}
